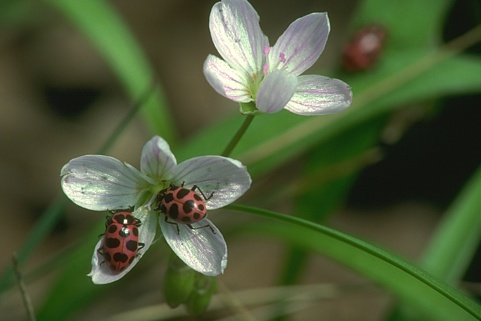
%> input picture imagens/35008.jpg, 481 x 321 px
$ octave --eval "result = main;"   (GNU Octave 9; MATLAB toolbox functions it lacks are replaced by stand-ins)
%> lines starting %> are read from the running program, lines starting %| are printed output that depends on the picture; in (x1, y1, x2, y2) boxes, pixels count from 0 and x2, y2 are one past the last pixel; in counts of white or black regions, pixels touching at a corner belong together; the program's own positions count from 1
function [result] = main()
	img = imread('~/Workspace/visao/imagens/35008.jpg');
%> img is the input picture: size 321x481x3 uint8; mean R, G, B 76.1, 89, 55.2
	g_img = rgb2gray(img);
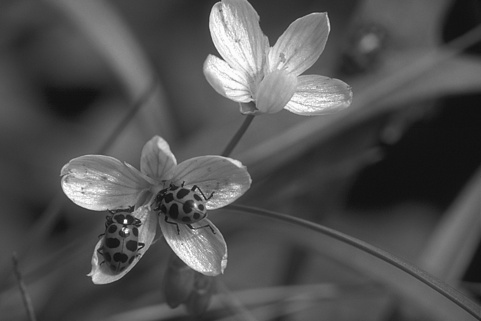
%> g_img: size 321x481 uint8; min 16, max 254, mean 81.3
	h1 = fspecial('gaussian', 5, 0.5);
	h2 = fspecial('gaussian', 5, 1.5);%1.5
	h = h2 - h1;
	%difference of gaussian
	result = imfilter(g_img, h);
	result = im2bw(result,0.01);
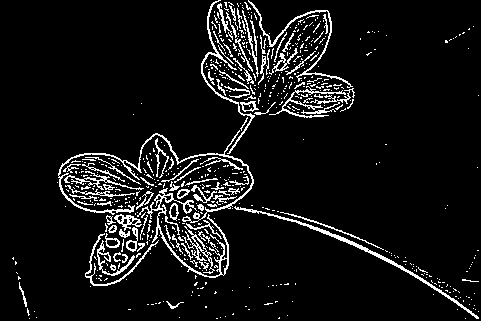
%> result: size 321x481 logical; 7.8% white in thin lines or dots
	%imshow(result);

	%dilatation followed by erosion to eliminate noise inside img(not perfect)
	SE1 = strel('square',13);%11
	SE2 = strel('square',11);
	result = imdilate(result, SE2);
%> result: size 321x481 logical; 34% white; 21 white regions, largest, box (x1, y1, x2, y2) and area: (52, 0, 481, 321) 47240, (7, 252, 42, 321) 1066, (440, 21, 479, 48) 578
	result = imerode(result, SE1);
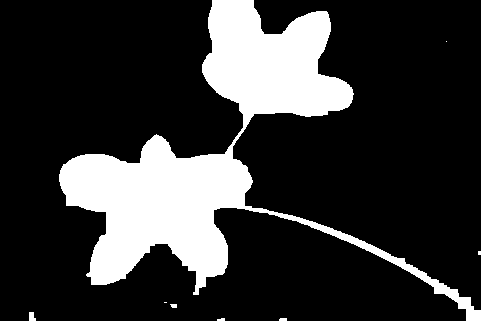
%> result: size 321x481 logical; 20.7% white; 8 white regions (3 under 20 px), largest, box (x1, y1, x2, y2) and area: (59, 0, 481, 321) 31764, (29, 312, 36, 321) 51, (170, 304, 177, 308) 24, (279, 318, 287, 321) 23, (217, 318, 225, 321) 20
	%figure;
	%imshow(result);

	%Apply mask found to rgb image
	R = img(:,:,1); % REd
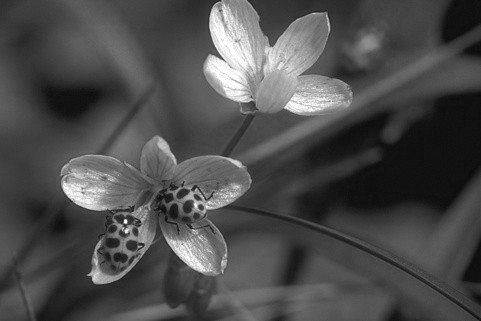
%> R: size 321x481 uint8; min 10, max 255, mean 76.1
	G = img(:,:,2); % Green
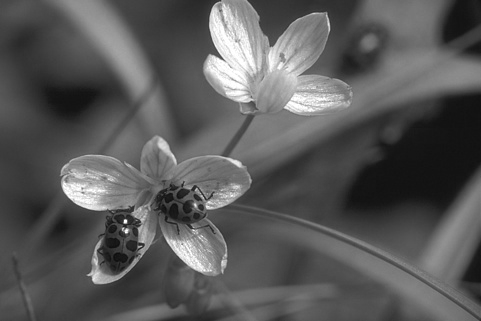
%> G: size 321x481 uint8; min 13, max 255, mean 89
	B = img(:,:,3); % Blue
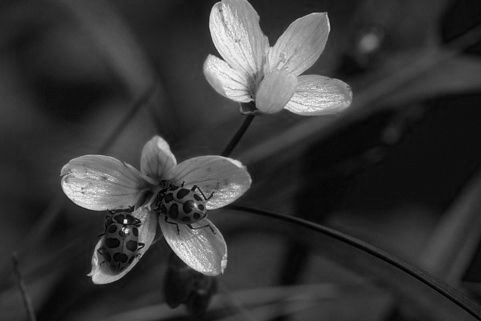
%> B: size 321x481 uint8; min 0, max 249, mean 55.2
	new_img = cat(3,uint8(result).*R, uint8(result).*G, uint8(result).*B);
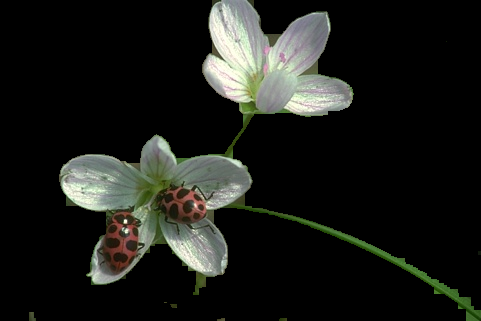
%> new_img: size 321x481x3 uint8; mean R, G, B 27.2, 28.7, 24.8
	%figure;
	imshow(new_img);
end

$ run again, with imagens/113044.jpg copied over imagens/35008.jpg
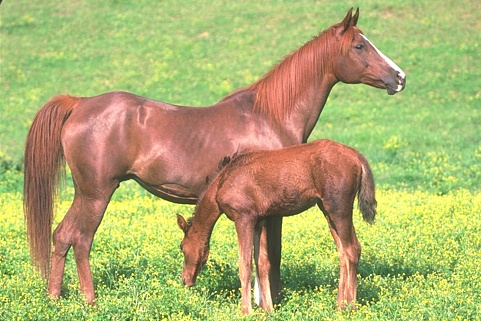
%> input picture imagens/113044.jpg, 481 x 321 px
%> in main, img is the input picture: size 321x481x3 uint8; mean R, G, B 174.6, 175.1, 111
%> in main, `result = im2bw(result,0.01);`:
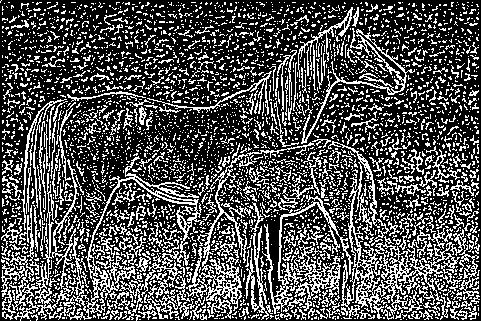
%> result: size 321x481 logical; 31.5% white in thin lines or dots
%> in main, `B = img(:,:,3);`:
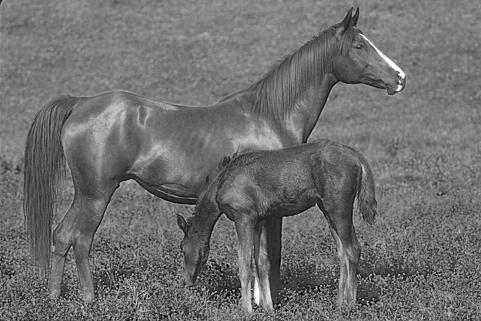
%> B: size 321x481 uint8; min 0, max 255, mean 111

$ run again, with imagens/42049.jpg copied over imagens/35008.jpg
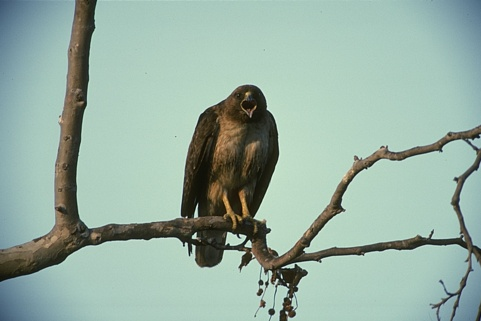
%> input picture imagens/42049.jpg, 481 x 321 px
%> in main, img is the input picture: size 321x481x3 uint8; mean R, G, B 150.9, 175.2, 163.1
%> in main, `result = im2bw(result,0.01);`:
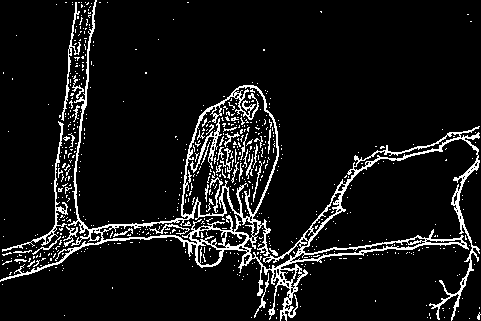
%> result: size 321x481 logical; 8.5% white in thin lines or dots
%> in main, `new_img = cat(3,uint8(result).*R, uint8(result).*G, uint8(result).*B);`:
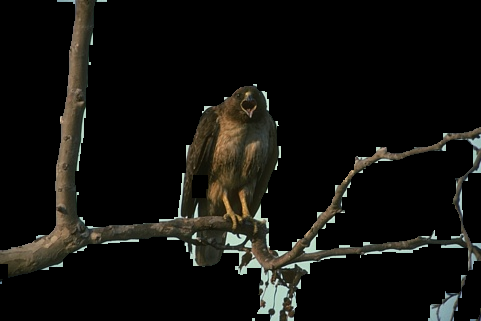
%> new_img: size 321x481x3 uint8; mean R, G, B 17.2, 16.8, 13.6

$ run again, with imagens/69020.jpg copied over imagens/35008.jpg
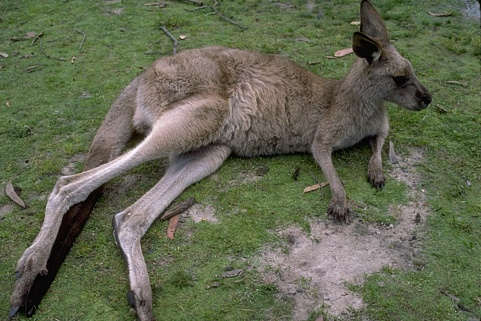
%> input picture imagens/69020.jpg, 481 x 321 px
%> in main, img is the input picture: size 321x481x3 uint8; mean R, G, B 98.5, 103.6, 81
%> in main, `B = img(:,:,3);`:
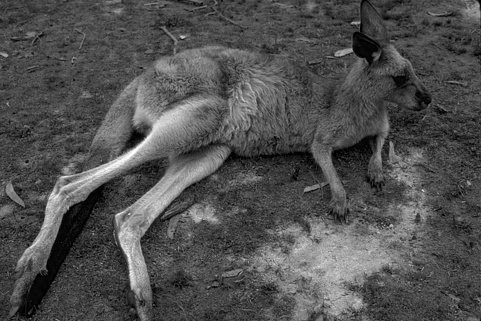
%> B: size 321x481 uint8; min 0, max 255, mean 81
